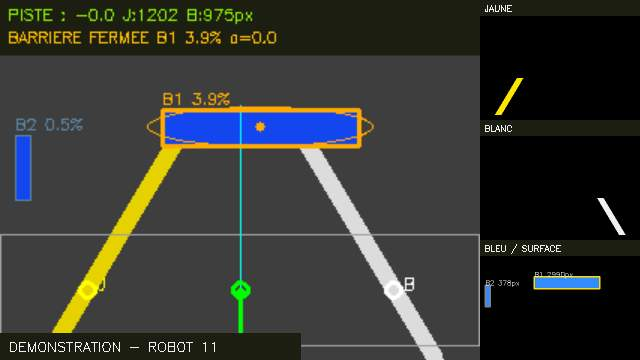
#> input picture tools/console/examples/robot_11.jpg, 640 x 360 px
$ python -i vision.py   (imports and definitions only)
#> lines starting #> are read from the running program, lines starting #| are printed output that depends on the picture; after the words box and inside, x2 and y2 are one past the last pixel; in counts of white or black regions, pixels touching at a corner belong together
#> further down, picture is the input picture: shape (360, 640, 3); mean B, G, R 49.8, 54.2, 52.6
### src/urmc_core/urmc_core/barrier.py
"""Blue rectangular barrier orientation from central second-order moments.

Image axes only: no depth or clearance is inferred from an ellipse.
"""
import math
import cv2
import numpy as np


def blue_mask(image):
    """HSV bounds documented in loiccu/turtlebot3_line_following/track_detect.py."""
    hsv=cv2.cvtColor(cv2.resize(image,(320,240)),cv2.COLOR_BGR2HSV)
    mask=cv2.inRange(hsv,(100,100,50),(130,255,255))
    mask=cv2.morphologyEx(mask,cv2.MORPH_OPEN,np.ones((3,3),np.uint8))
    return cv2.morphologyEx(mask,cv2.MORPH_CLOSE,np.ones((3,3),np.uint8))


def detect(image):
    if image is None or image.ndim!=3:return dict(position='UNKNOWN',reason='image invalide')
    image=cv2.resize(image,(320,240))
    mask=blue_mask(image)
    pixels=int(cv2.countNonZero(mask));visible=pixels>=80
    contours,_=cv2.findContours(mask,cv2.RETR_EXTERNAL,cv2.CHAIN_APPROX_SIMPLE)
    candidates=[]
    for contour in contours:
        area=cv2.contourArea(contour)
        if area<100:continue
        (_, _),(rw,rh),_=cv2.minAreaRect(contour)
        if min(rw,rh)<3 or max(rw,rh)<35 or area/(rw*rh)<.68:continue
        m=cv2.moments(contour)
        if m['m00']<=0:continue
        covariance=np.array([[m['mu20'],m['mu11']],[m['mu11'],m['mu02']]])/m['m00']
        values,vectors=np.linalg.eigh(covariance)
        if values[0]<=.1:continue
        ratio=float(values[1]/values[0])
        if ratio<1.2**2:continue
        axis=vectors[:,1];angle=math.degrees(math.atan2(axis[1],axis[0]))%180
        tilt=min(angle,180-angle)
        x,y,w,h=cv2.boundingRect(contour)
        position='CLOSED' if tilt<=25 else 'OPEN' if tilt>=65 else 'MOVING'
        candidates.append(dict(position=position,reason='rectangle bleu',visible=True,blue_pixels=pixels,angle=round(tilt,2),axis_angle=float(angle),
            elongation=round(math.sqrt(ratio),2),center=[m['m10']/m['m00'],m['m01']/m['m00']],
            ellipse_axes=[4*math.sqrt(float(values[1])),4*math.sqrt(float(values[0]))],
            bbox=[x,y,w,h],area=area))
    if not candidates:return dict(position='UNKNOWN',visible=visible,blue_pixels=pixels,reason='forme bleue non orientable' if visible else 'barriere hors champ')
    candidates.sort(key=lambda c:c['area'],reverse=True)
    if len(candidates)>1 and candidates[1]['area']>.55*candidates[0]['area'] and candidates[1]['position']!=candidates[0]['position']:
        return dict(position='UNKNOWN',visible=True,blue_pixels=pixels,reason='plusieurs rectangles bleus ambigus')
    return candidates[0]


class OpeningGate:
    """Closed first; stable raised state, or observed opening followed by absence."""
    # [44 lines left out: functions __init__, update, annotate, not called in this run]

### src/urmc_core/urmc_core/vision.py
"""Experimental HSV/geometry perception; thresholds need real camera calibration."""
import cv2
# [1 line not run here, left out]
import numpy as np
from .barrier import detect as detect_barrier


def analyze(image, white_s=60, white_v=180, yellow_low=18, yellow_high=38):
#> called with white_s = 60, white_v = 180, yellow_low = 18, yellow_high = 38
    if image is None or image.ndim!=3 or image.shape[2]!=3 or min(image.shape[:2])<40:
        raise ValueError('Expected BGR image of at least 40x40 pixels')
    image=cv2.resize(image,(320,240));h,w=image.shape[:2]
#> after `image = cv2.resize(image, (320, 240))`:
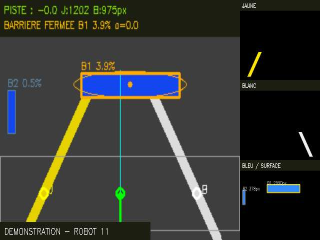
#> image: shape (240, 320, 3); mean of channels 0, 1, 2 49.8, 54.2, 52.7; drawn as B, G, R
#> after `h, w = image.shape[:2]`: h = 240; w = 320
    hsv=cv2.cvtColor(image,cv2.COLOR_BGR2HSV)
#> hsv: shape (240, 320, 3); mean H, S, V 23.7, 47.1, 60.9
    yellow=cv2.inRange(hsv,(yellow_low,90,90),(yellow_high,255,255))
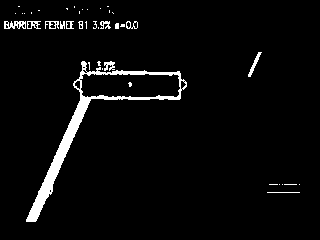
#> yellow: shape (240, 320); 3.9% white; 41 white regions (28 under 20 px), largest, box (x1, y1, x2, y2) and area: (26, 61, 187, 222) 2235, (4, 21, 26, 29) 118, (248, 52, 262, 77) 89
    white=cv2.inRange(hsv,(0,0,white_v),(179,white_s,255))
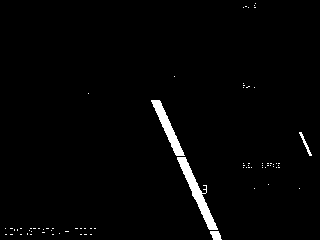
#> white: shape (240, 320); 1.9% white; 74 white regions (70 under 20 px), largest, box (x1, y1, x2, y2) and area: (177, 157, 218, 230) 707, (151, 100, 185, 156) 522, (210, 231, 222, 240) 81, (299, 132, 312, 156) 69
    roi=(slice(int(.76*h),h),slice(int(.05*w),int(.95*w)))
    def center(mask):
        ys,xs=np.nonzero(mask[roi]);return float(xs.mean()+int(.05*w)) if len(xs)>=25 else None
#> after `ys, xs = np.nonzero(mask[roi])`: ys = 518 values from 0 to 39; xs = 518 values, max 283 at index 58, min 10 at index 486, mean 50.98
    yx,wx=center(yellow),center(white)
#> yx = 66.98; wx = 191.4
    valid=yx is not None and wx is not None and 35<wx-yx<240
#> valid = True
    error=((yx+wx)/2-w/2)/(w/2) if valid else 0.
#> error = -0.193
    # Alternating black/white tiles, inside lane: reject a plain white stripe.
    gray=cv2.cvtColor(image,cv2.COLOR_BGR2GRAY)
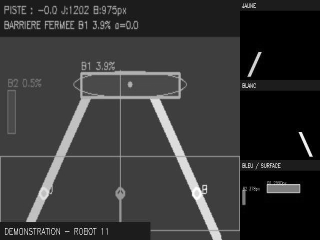
#> gray: shape (240, 320); min 0, max 255, mean 53.3
    checker_rows=0
    for row in gray[180:224:4,90:230]:
        bits=row>180;dark=row<65
        transitions=np.count_nonzero(bits[1:]!=bits[:-1])
        if transitions>=5 and .25<bits.mean()<.75 and dark.mean()>.25:checker_rows+=1
#> this loop made 11 passes
#> transitions on passes 1 to 11: 2, 2, 4, 2, 2, 2, 2, 2, 2, 2, 2
#> after the loop, checker_rows = 0
    red=cv2.inRange(hsv,(0,100,90),(10,255,255)) | cv2.inRange(hsv,(170,100,90),(179,255,255))
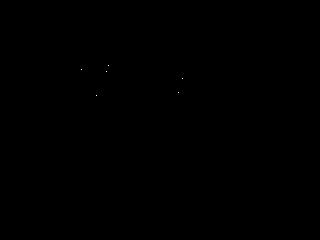
#> red: shape (240, 320); 0.01% white in thin lines or dots, all inside (x1, y1, x2, y2) = (81, 65, 183, 96)
    contours,_=cv2.findContours(red[:180],cv2.RETR_EXTERNAL,cv2.CHAIN_APPROX_SIMPLE)
#> contours = 6 contours, all with area under 20
    barrier=False;stop=False
    for c in contours:
        x,y,cw,ch=cv2.boundingRect(c);area=cv2.contourArea(c)
        if area<100:continue
        if cw>120 and cw/max(ch,1)>4:barrier=True
        # Shape candidate only: an octagonal red sign; text recognition not implemented.
        approx=cv2.approxPolyDP(c,.025*cv2.arcLength(c,True),True)
        if 7<=len(approx)<=9 and .7<cw/max(ch,1)<1.3 and area>250:stop=True
#> this loop made 6 passes
#> (x, y) on passes 1 to 6: (96, 95), (178, 92), (182, 78), (106, 71), (81, 69), (108, 65)
    intersection=bool(np.any(np.count_nonzero(white[130:175],axis=1)>240))
#> intersection = False
    blue=detect_barrier(image)
#> in blue_mask, `mask=cv2.inRange(hsv,(100,100,50),(130,255,255))`:
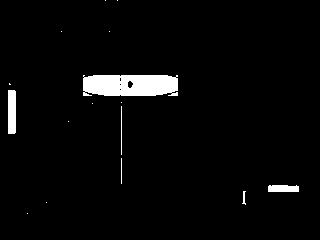
#> mask: shape (240, 320); 3.3% white; 16 white regions (10 under 20 px), largest, box (x1, y1, x2, y2) and area: (83, 75, 178, 96) 1872, (8, 90, 16, 134) 350, (268, 185, 299, 192) 205, (121, 106, 122, 155) 49, (242, 191, 246, 205) 30, (121, 158, 122, 184) 26
#> in blue_mask, `mask=cv2.morphologyEx(mask,cv2.MORPH_OPEN,np.ones((3,3),np.uint8))`:
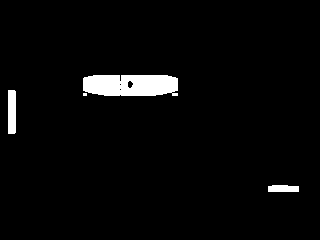
#> mask: shape (240, 320); 3.1% white; 4 white regions (1 under 20 px), largest, box (x1, y1, x2, y2) and area: (83, 75, 178, 96) 1835, (8, 90, 16, 134) 350, (268, 185, 299, 192) 202
#> in blue_mask, `return cv2.morphologyEx(mask,cv2.MORPH_CLOSE,np.ones((3,3),np.uint8))`: returned value: shape (240, 320); 3.2% white; 3 white regions
#> in detect, `pixels = int(cv2.countNonZero(mask))`: pixels = 2430
#> in detect, `visible = pixels >= 80`: visible = True
#> in detect, `contours,_=cv2.findContours(mask,cv2.RETR_EXTERNAL,cv2.CHAIN_APPROX_SI..`: contours = 3 contours; box (x1, y1, x2, y2) and area: (83, 75, 178, 96) 1784, (8, 90, 16, 134) 300, (268, 185, 299, 192) 166
#> the loop in detect, `for contour in contours:` made 3 passes
#> (area, rw, rh, covariance, values, vectors, ratio, angle) on passes 2 to 3: (300, 43, 7, [[4.06, -1.94e-13], [-1.94e-13, 153.1]], [4.06, 153.1], [[-1, -1.3e-15], [-1.3e-15, 1]], 37.68, 90), (1784, 20, 94, [[694.3, 1.17], [1.17, 30.77]], [30.77, 694.3], [[0.00177, -1], [-1, -0.00177]], 22.57, 0.101)
#> (area, rw, rh) on pass 1: (166, 6, 30)
#> after the loop in detect, `for contour in contours:`: candidates = 2 items
#> blue = 11 items
    barrier=blue['position']=='CLOSED'
#> barrier = True
    return dict(lane_valid=valid,error=error,yellow_x=yx,white_x=wx,
                lane_width=wx-yx if valid else None,checker=checker_rows>=3,stop=stop,
                barrier=barrier,barrier_clear=blue['position']=='OPEN',
                barrier_position=blue['position'],barrier_angle=blue.get('angle'),intersection=intersection)

>>> import cv2
>>> picture = cv2.imread('../../../tools/console/examples/robot_11.jpg')
>>> result = analyze(picture)
#> result = 12 items
